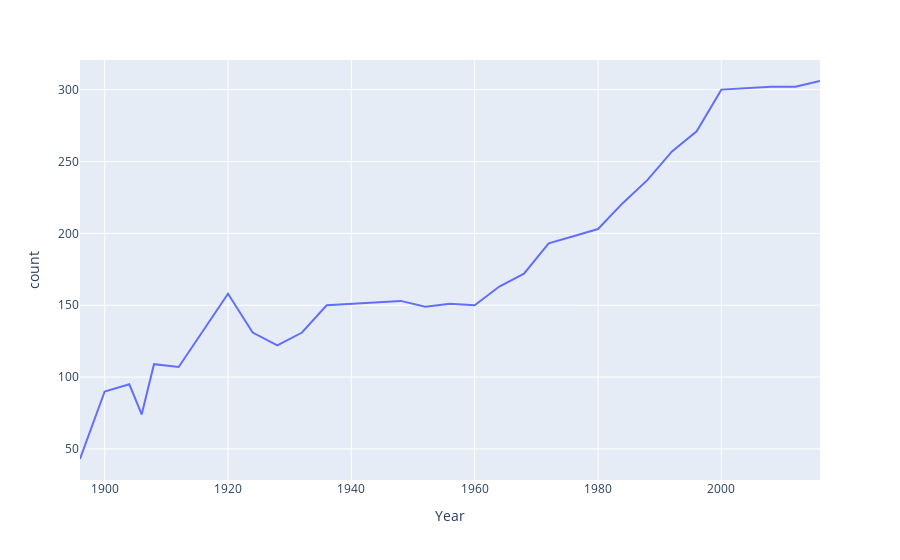

The notebook cell saved with this chart:
### Code cell
fig=px.line(events_data,x='Year',y='count')
fig.show()

### Figure 1 — Plotly figure (JSON) as saved in the notebook; plotly's stock layout.template omitted (floating-point values rounded to 4 significant figures)
{"data": [{"hovertemplate": "Year=%{x}<br>count=%{y}<extra></extra>", "legendgroup": "", "line": {"color": "#636efa", "dash": "solid"}, "marker": {"symbol": "circle"}, "mode": "lines", "name": "", "orientation": "v", "showlegend": false, "type": "scatter", "x": [1896, 1900, 1904, 1906, 1908, 1912, 1920, 1924, 1928, 1932, 1936, 1948, 1952, 1956, 1960, 1964, 1968, 1972, 1976, 1980, 1984, 1988, 1992, 1996, 2000, 2004, 2008, 2012, 2016], "xaxis": "x", "y": [43, 90, 95, 74, 109, 107, 158, 131, 122, 131, 150, 153, 149, 151, 150, 163, 172, 193, 198, 203, 221, 237, 257, 271, 300, 301, 302, 302, 306], "yaxis": "y"}], "layout": {"legend": {"tracegroupgap": 0}, "margin": {"t": 60}, "xaxis": {"anchor": "y", "domain": [0, 1], "title": {"text": "Year"}}, "yaxis": {"anchor": "x", "domain": [0, 1], "title": {"text": "count"}}}}
